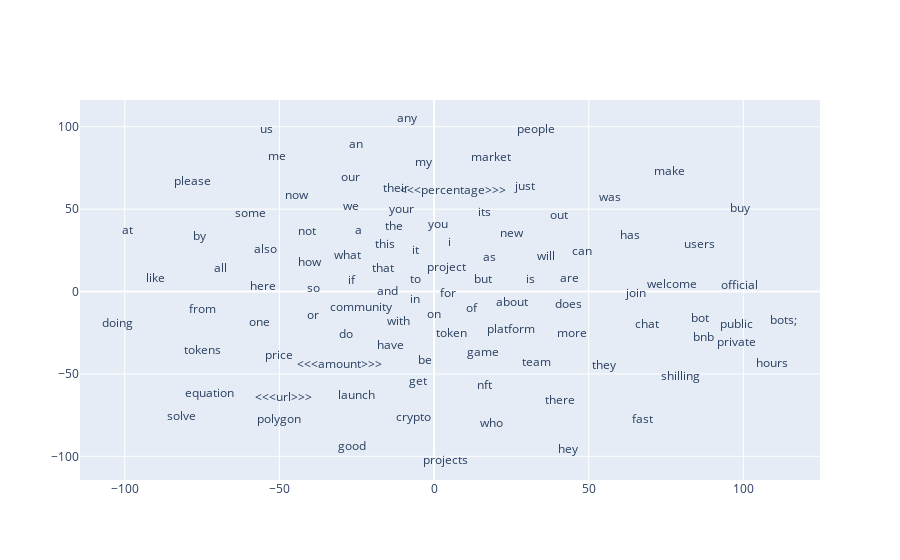

Write notebook code for a chart like this one.
### Code cell
from sklearn.decomposition import IncrementalPCA    # inital reduction
from sklearn.manifold import TSNE                   # final reduction
import numpy as np                                  # array handling


def reduce_dimensions(model):
    num_dimensions = 2  # final num dimensions (2D, 3D, etc)

    # extract the words & their vectors, as numpy arrays
    vectors = np.asarray(model.wv.vectors[:100])
    labels = np.asarray(model.wv.index_to_key[:100])  # fixed-width numpy strings

    # reduce using t-SNE
    tsne = TSNE(n_components=num_dimensions, random_state=0)
    vectors = tsne.fit_transform(vectors)

    x_vals = [v[0] for v in vectors]
    y_vals = [v[1] for v in vectors]
    return x_vals, y_vals, labels


x_vals, y_vals, labels = reduce_dimensions(model)

def plot_with_plotly(x_vals, y_vals, labels, plot_in_notebook=True):
    from plotly.offline import init_notebook_mode, iplot, plot
    import plotly.graph_objs as go

    trace = go.Scatter(x=x_vals, y=y_vals, mode='text', text=labels)
    data = [trace]

    if plot_in_notebook:
        init_notebook_mode(connected=True)
        iplot(data, filename='word-embedding-plot')
    else:
        plot(data, filename='word-embedding-plot.html')


def plot_with_matplotlib(x_vals, y_vals, labels):
    import matplotlib.pyplot as plt
    import random

    random.seed(0)

    plt.figure(figsize=(12, 12))
    plt.scatter(x_vals, y_vals)

    #
    # Label randomly subsampled 25 data points
    #
    indices = list(range(len(labels)))
    selected_indices = random.sample(indices, 25)
    for i in selected_indices:
        plt.annotate(labels[i], (x_vals[i], y_vals[i]))

try:
    get_ipython()
except Exception:
    plot_function = plot_with_matplotlib
else:
    plot_function = plot_with_plotly

plot_function(x_vals, y_vals, labels)

### Figure 1 — Plotly figure (JSON) as saved in the notebook; plotly's stock layout.template omitted (floating-point values rounded to 4 significant figures)
{"data": [{"mode": "text", "text": ["the", "to", "and", "you", "is", "of", "a", "in", "are", "for", "your", "on", "bot", "i", "will", "it", "bnb", "can", "that", "be", "how", "this", "have", "what", "with", "private", "we", "there", "project", "public", "<<<percentage>>>", "token", "not", "do", "about", "welcome", "chat", "their", "users", "by", "new", "as", "community", "market", "so", "join", "or", "<<<url>>>", "its", "shilling", "more", "from", "bots;", "team", "all", "our", "any", "they", "at", "now", "who", "make", "nft", "us", "solve", "but", "if", "<<<amount>>>", "doing", "here", "was", "equation", "one", "get", "has", "launch", "people", "platform", "crypto", "tokens", "official", "game", "just", "polygon", "buy", "hey", "me", "price", "an", "out", "my", "hours", "also", "good", "please", "like", "does", "projects", "fast", "some"], "type": "scatter", "x": [-12.95, -6.006, -15.04, 1.356, 31.09, 12.11, -24.49, -6.089, 43.81, 4.438, -10.6, 0.01035, 86.02, 5.082, 36.27, -6.138, 87.27, 47.74, -16.58, -2.989, -40.14, -15.82, -14.04, -27.98, -11.34, 97.94, -26.9, 40.77, 3.884, 97.73, 6.031, 5.702, -41.22, -28.54, 25.06, 77.09, 68.95, -12.43, 85.71, -75.93, 25.11, 18.09, -23.72, 18.31, -39.06, 65.33, -39.21, -48.57, 16.42, 79.85, 44.75, -74.86, 112.8, 33.13, -69.02, -26.87, -8.713, 54.97, -99.2, -44.56, 18.51, 76.0, 16.31, -54.3, -81.75, 15.75, -26.55, -30.54, -102.5, -55.23, 56.95, -72.53, -56.5, -5.132, 63.31, -25.18, 32.92, 25.03, -6.622, -74.91, 98.85, 15.82, 29.5, -50.12, 98.91, 43.27, -50.64, -50.22, -25.1, 40.47, -3.494, 109.3, -54.4, -26.64, -78.12, -90.21, 43.48, 3.622, 67.44, -59.23], "y": [38.91, 6.843, -0.07561, 40.17, 7.019, -10.65, 37.01, -5.222, 7.367, -1.417, 49.43, -14.17, -16.59, 29.76, 20.81, 24.36, -27.92, 24.01, 13.75, -42.06, 17.47, 28.07, -32.77, 21.64, -18.22, -31.46, 51.47, -66.27, 14.03, -20.12, 60.8, -25.7, 36.13, -26.1, -6.815, 3.782, -20.2, 62.53, 28.34, 32.98, 35.05, 20.63, -10.13, 81.29, 1.627, -1.385, -14.57, -64.35, 47.67, -52.13, -25.83, -11.08, -17.99, -43.29, 13.77, 69.12, 104.7, -45.11, 36.92, 57.94, -80.15, 72.8, -57.37, 97.89, -75.95, 7.078, 6.15, -44.36, -19.91, 2.553, 56.65, -62.26, -19.1, -54.75, 33.74, -63.18, 98.3, -23.59, -76.53, -36.19, 3.371, -37.09, 63.43, -77.77, 50.2, -96.18, 81.96, -38.98, 89.16, 45.83, 78.2, -43.84, 24.94, -94.25, 66.24, 7.353, -8.331, -102.8, -77.93, 46.99]}], "layout": {"autosize": true, "xaxis": {"autorange": true, "range": [-114.5, 124.8], "type": "linear"}, "yaxis": {"autorange": true, "range": [-114.4, 116.2], "type": "linear"}}}
